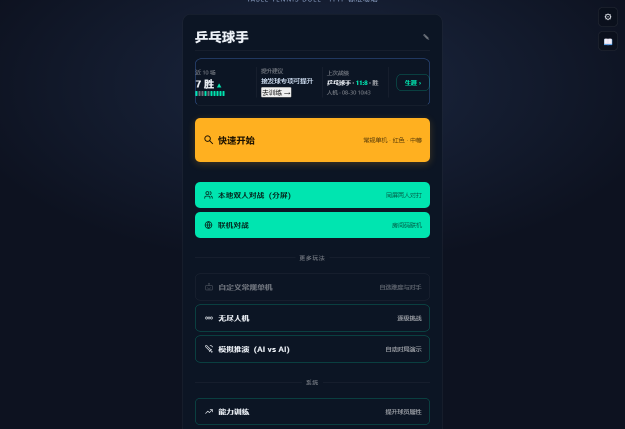
#> input picture tools/shots-ui/app-shell-main.png, 1250 x 858 px (shown at 1/2 size)
$ python measure-ref2.py shots-ui/app-shell-main.png
#> lines starting #> are read from the running program, lines starting #| are printed output that depends on the picture; after the words box and inside, x2 and y2 are one past the last pixel; in counts of white or black regions, pixels touching at a corner belong together
# -*- coding: utf-8 -*-
"""参考图聚焦测量 v2：分区掩膜 + 连通聚类，输出可校验的场景 spec JSON。
用法：python tools/measure-ref2.py <图> [--out docs/ref-arena-spec.json]
"""
import argparse
import json
import sys

import numpy as np
from PIL import Image


def hexof(rgb):
    return "#%02x%02x%02x" % tuple(int(round(max(0, min(255, c)))) for c in rgb)


def runs(mask1d, min_len=1):
    """返回 1D 布尔数组中的 True 游段 [(start, end_exclusive), ...]"""
    out, s = [], None
    for i, v in enumerate(mask1d):
        if v and s is None:
            s = i
        elif not v and s is not None:
            if i - s >= min_len:
                out.append((s, i))
            s = None
    if s is not None and len(mask1d) - s >= min_len:
        out.append((s, len(mask1d)))
    return out


def main():
    ap = argparse.ArgumentParser()
    ap.add_argument("image")
    ap.add_argument("--out", default=None)
    args = ap.parse_args()

    im = Image.open(args.image).convert("RGB")
#> im is the input picture: PIL image 1250x858 RGB; mean R, G, B 24.3, 38.2, 44.3
    W, H = im.size
    a = np.asarray(im).astype(np.float64)
    R, G, B = a[..., 0], a[..., 1], a[..., 2]
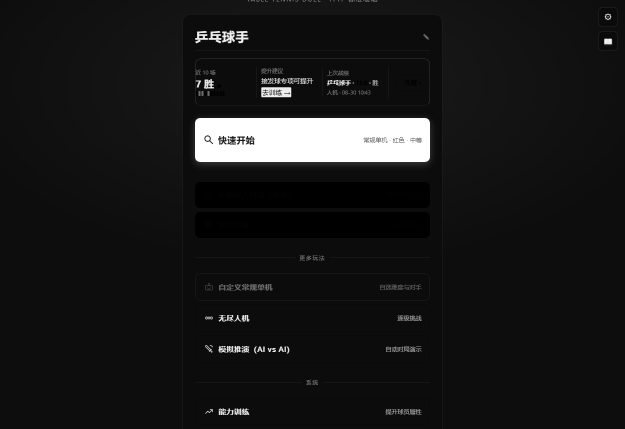
#> R: shape (858, 1250) float64 (shown at 1/2 size); min 0, max 255, mean 24.3
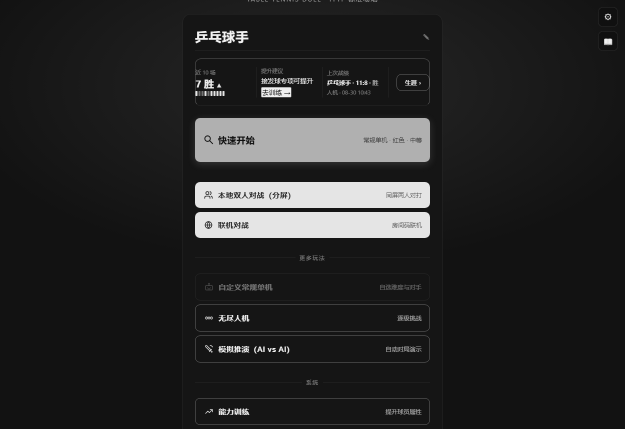
#> G: shape (858, 1250) float64 (shown at 1/2 size); min 0, max 242, mean 38.2
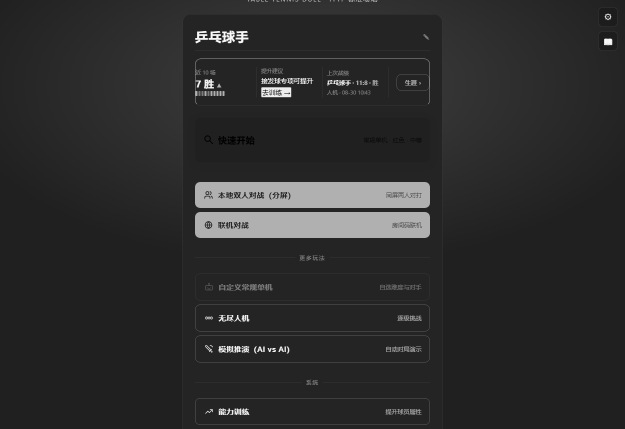
#> B: shape (858, 1250) float64 (shown at 1/2 size); min 0, max 255, mean 44.3
    lum = 0.2126 * R + 0.7152 * G + 0.0722 * B
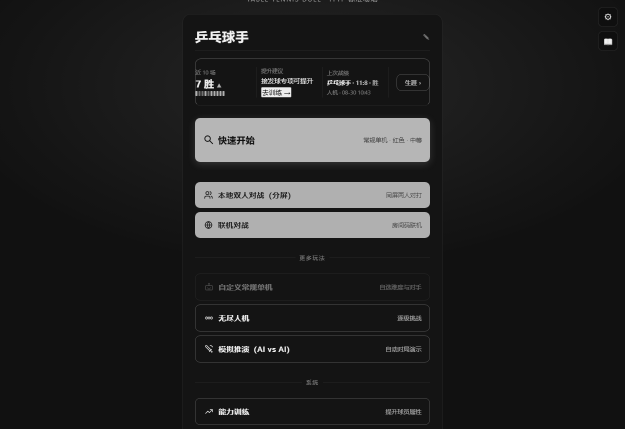
#> lum: shape (858, 1250) float64 (shown at 1/2 size); min 0, max 241.6, mean 35.7
    S = {"image": {"w": W, "h": H, "aspect": round(W / H, 4)}}

    # ============ 1. 球台 ============
    # 台面蓝：饱和且亮（聚光灯下台心 ~ (96,157,250)）
    tbl_blue = (B > 140) & (B - R > 70) & (B - G > 35) & (G > 90)
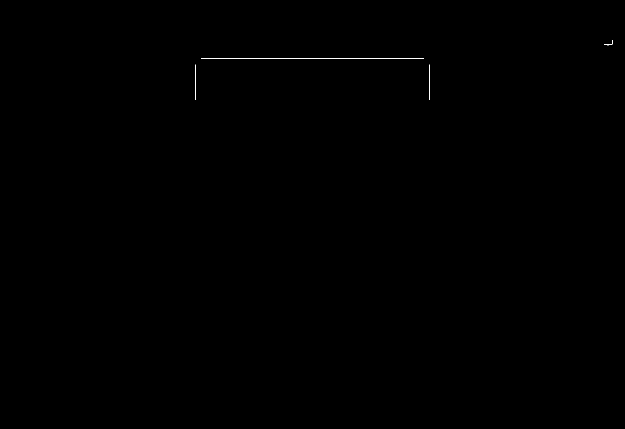
#> tbl_blue: shape (858, 1250) bool (shown at 1/2 size); 0.06% white in thin lines or dots, all inside (x1, y1, x2, y2) = (390, 80, 1225, 200)
    zone = np.zeros_like(tbl_blue)
    zone[int(0.40 * H):int(0.96 * H), int(0.12 * W):int(0.88 * W)] = True
    m = tbl_blue & zone
#> m: shape (858, 1250) bool; every value is 0
    rowrun = []
    for y in range(int(0.40 * H), int(0.96 * H)):
        rr = runs(m[y], min_len=int(0.10 * W))
        if rr:
            best = max(rr, key=lambda t: t[1] - t[0])
            rowrun.append((y, best[0], best[1], best[1] - best[0]))
#> after the loop, rowrun = []
    if rowrun:
        ys = [r[0] for r in rowrun]
        far_y, near_y = min(ys), max(ys)
        # 台宽：取中间三行的 run 均值（避开远近收缩）
        mid = rowrun[len(rowrun) // 2 - 1:len(rowrun) // 2 + 2]
        lx = int(np.mean([r[1] for r in mid]))
        rx = int(np.mean([r[2] for r in mid]))
        core = a[(far_y + near_y) // 2, lx:rx]
        S["table"] = {
            "far_y": round(far_y / H, 4), "near_y": round(near_y / H, 4),
            "left_x": round(lx / W, 4), "right_x": round(rx / W, 4),
            "mid_row_y": round(mid[len(mid) // 2][0] / H, 4),
            "hex_center": hexof(a[int(0.55 * H), int(0.5 * W)]),
            "hex_midband": hexof(core.reshape(-1, 3).mean(0)),
        }

    # ============ 2. 球网（台面上横向白线） ============
    if "table" in S:
        ty0, ty1 = int(S["table"]["far_y"] * H), int(S["table"]["near_y"] * H)
        tx0, tx1 = int(S["table"]["left_x"] * W), int(S["table"]["right_x"] * W)
        white = (R > 170) & (G > 175) & (B > 175)
        cnt = [int(white[y, tx0:tx1].sum()) for y in range(ty0, ty1)]
        if cnt:
            ny = ty0 + int(np.argmax(cnt))
            S["net"] = {"top_y": round(ny / H, 4),
                        "white_px": int(max(cnt)),
                        "left_x": round(tx0 / W, 4), "right_x": round(tx1 / W, 4)}

    # ============ 3. 双方球员 ============
    # 近景红衣：避开左侧观众红（x>0.35），台面以下
    red = (R > 100) & (R - G > 45) & (R - B > 40)
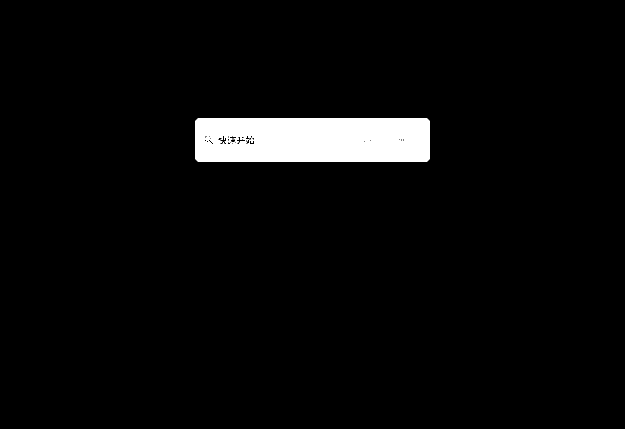
#> red: shape (858, 1250) bool (shown at 1/2 size); 3.8% white; 12 white regions (9 under 20 px), largest, box (x1, y1, x2, y2) and area: (390, 236, 860, 324) 40124, (411, 273, 420, 282) 63, (480, 275, 485, 280) 23
    z = np.zeros_like(red)
    z[int(0.58 * H):, int(0.33 * W):int(0.68 * W)] = True
    mr = red & z
    ys, xs = np.where(mr)
#> ys = empty array; xs = empty array
    if len(ys) > 200:
        S["player_near"] = {
            "head_y": round(ys.min() / H, 4), "foot_y": round(ys.max() / H, 4),
            "cx": round(xs.mean() / W, 4),
            "left_x": round(xs.min() / W, 4), "right_x": round(xs.max() / W, 4),
            "h_frac": round((ys.max() - ys.min()) / H, 4),
            "hex_shirt": hexof(a[int(0.71 * H), int(0.49 * W)]),
        }
    # 远景蓝衣：台面远边之上
    blue = (B > 90) & (B - R > 35) & (B - G > 15)
#> blue: shape (858, 1250) bool; 0.09% white in thin lines or dots, all inside (x1, y1, x2, y2) = (390, 0, 1225, 208)
    z2 = np.zeros_like(blue)
    z2[int(0.34 * H):int(0.47 * H), int(0.38 * W):int(0.62 * W)] = True
    mf = blue & z2
    ys2, xs2 = np.where(mf)
#> ys2 = empty array; xs2 = empty array
    if len(ys2) > 100:
        S["player_far"] = {
            "head_y": round(ys2.min() / H, 4), "foot_y": round(ys2.max() / H, 4),
            "cx": round(xs2.mean() / W, 4),
            "h_frac": round((ys2.max() - ys2.min()) / H, 4),
            "hex_shirt": hexof(a[int(0.42 * H), int(0.50 * W)]),
        }

    # ============ 4. 观众墙 ============
    stickR = (R > 120) & (R - G > 50) & (R - B > 50)
#> stickR: shape (858, 1250) bool; 3.7% white; 16 white regions (12 under 20 px), largest, box (x1, y1, x2, y2) and area: (390, 236, 860, 324) 39950, (411, 273, 420, 282) 62, (822, 278, 830, 281) 24, (480, 275, 485, 280) 23
    stickB = (B > 120) & (B - R > 40) & (B - G > 20)
    band = np.zeros_like(stickR)
    band[:int(0.44 * H)] = True
    mL, mR = stickR & band, stickB & band

    def zone_stat(m):
        ys, xs = np.where(m)
        if len(ys) < 100:
            return None
        return {"y_top": round(ys.min() / H, 4), "y_bot": round(ys.max() / H, 4),
                "x_min": round(xs.min() / W, 4), "x_max": round(xs.max() / W, 4),
                "px": int(m.sum()), "hex_mean": hexof(a[m].mean(0)),
                "hex_core": hexof(a[m][np.argsort(lum[m])[-max(1, len(ys) // 50):]].mean(0))}
    S["crowd_left"] = zone_stat(mL)
    S["crowd_right"] = zone_stat(mR)

    # 红蓝分界：顶部带内按列统计主色
    prof = []
    for yf in (0.08, 0.16, 0.24, 0.32, 0.40):
        y = int(yf * H)
        row_r, row_b = mL[y], mR[y]
        # 左半红命中列、右半蓝命中列
        lc = np.where(row_r[:W // 2])[0]
        rc = np.where(row_b[W // 2:])[0]
        # 找红→蓝翻转列：红命中最后列 vs 蓝命中最前列
        cross = None
        if len(lc) and len(rc):
            cross = round((lc.max() + (rc.min() + W // 2)) / 2 / W, 4)
        prof.append({"y": yf, "red_cols": len(lc), "blue_cols": len(rc), "cross_x": cross})
#> this loop made 5 passes
#> rc on pass 2: [234]
#> after the loop, prof = 5 items
    S["crowd_boundary_profile"] = prof

    # 光棒尺寸：左上 / 右上两块，按 x 间隙聚类
    def stick_size(m, y0f, y1f, x0f, x1f):
#> called with y0f = 0.05, y1f = 0.35, x0f = 0.02, x1f = 0.28
        sub = np.zeros_like(m)
        sub[int(y0f * H):int(y1f * H), int(x0f * W):int(x1f * W)] = True
        mm = m & sub
        ys, xs = np.where(mm)
#> ys = empty array; xs = empty array
        if len(ys) < 100:
            return None
        order = np.argsort(xs)
        xs_s, ys_s = xs[order], ys[order]
        groups, cur = [], [0]
        for i in range(1, len(xs_s)):
            if xs_s[i] - xs_s[i - 1] > 10:
                groups.append(cur)
                cur = []
            cur.append(i)
        groups.append(cur)
        lens, wids = [], []
        for g in groups:
            if len(g) >= 10:
                lens.append(ys_s[g].max() - ys_s[g].min())
                wids.append(xs_s[g].max() - xs_s[g].min())
        if not lens:
            return None
        return {"n": len(lens),
                "len_px_med": float(np.median(lens)), "len_px_p90": float(np.percentile(lens, 90)),
                "wid_px_med": float(np.median(wids)),
                "aspect": round(float(np.median(lens)) / max(1.0, float(np.median(wids))), 2)}
    S["stick_left"] = stick_size(mL, 0.05, 0.35, 0.02, 0.28)
    S["stick_right"] = stick_size(mR, 0.05, 0.35, 0.72, 0.98)
#> call 2 of stick_size, with y0f = 0.05, y1f = 0.35, x0f = 0.72, x1f = 0.98
#> in stick_size (call 2), `mm = m & sub`:
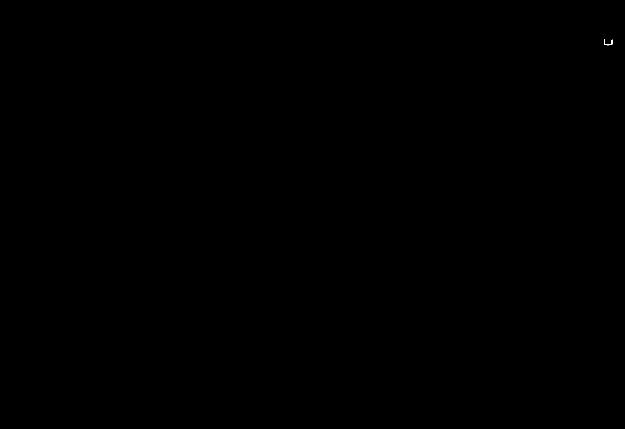
#> mm: shape (858, 1250) bool (shown at 1/2 size); 0.01% white in thin lines or dots, all inside (x1, y1, x2, y2) = (1208, 78, 1225, 91)
#> in stick_size (call 2), `ys, xs = np.where(mm)`: ys = 62 values from 78 to 90; xs = 62 values, max 1224 at index 2, min 1208 at index 0, mean 1216.6

    # ============ 5. 聚光灯锥 ============
    # 中心列亮度 + 锥体半宽（相对背景的增量）
    cone = []
    for yf in (0.03, 0.10, 0.18, 0.26, 0.34, 0.40, 0.44):
        y = int(yf * H)
        row = lum[y]
        bg = np.median(row)
        cols = np.where(row > bg + 18)[0]
        if len(cols) > 4:
            cone.append({"y": yf, "x0": round(cols.min() / W, 4), "x1": round(cols.max() / W, 4),
                         "cx": round(cols.mean() / W, 4), "half_w": round((cols.max() - cols.min()) / 2 / W, 4)})
        else:
            cone.append({"y": yf, "x0": None, "x1": None})
#> this loop made 7 passes
#> bg on passes 2, 4, 5, 7: 21.92, 21.88, 26.67, 22.95
#> after the loop, cone = 7 items
    S["spotlight_profile"] = cone
    # 台上亮池（table zone 内的亮度）
    if "table" in S:
        pool = lum[int(0.50 * H):int(0.62 * H), int(0.35 * W):int(0.65 * W)]
        S["table_pool_lum"] = round(float(pool.mean()), 1)

    # ============ 6. 地板与全局 ============
    S["floor"] = {
        "y_top_est": 0.86,
        "hex_center": hexof(a[int(0.97 * H), W // 2]),
        "hex_left": hexof(a[int(0.90 * H), int(0.06 * W)]),
        "hex_right": hexof(a[int(0.90 * H), int(0.94 * W)]),
    }
    S["background"] = {
        "hex_top_center": hexof(a[int(0.02 * H), W // 2]),
        "hex_top_left": hexof(a[int(0.02 * H), int(0.02 * W)]),
        "hex_top_right": hexof(a[int(0.02 * H), int(0.98 * W)]),
    }
    # 主色板（降采样 k-means）
    small = np.asarray(im.resize((192, 120))).astype(np.float64).reshape(-1, 3)
    rng = np.random.default_rng(7)
    cent = small[rng.choice(len(small), 10, replace=False)].copy()
#> cent = [[13, 18, 32], [13, 22, 37], [13, 18, 32], [13, 18, 32], [12, 21, 36], [15, 21, 36], [12, 21, 36], [12, 21, 36], [15, 21, 37], [13, 18, 32]]
    for _ in range(30):
        d = ((small[:, None, :] - cent[None, :, :]) ** 2).sum(-1)
        lab = d.argmin(1)
        for j in range(10):
            mm = lab == j
            if mm.any():
                cent[j] = small[mm].mean(0)
#> after the loop, cent = [[9.5, 15.4, 31.17], [0.705, 213.7, 165.3], [18.38, 27.67, 45.09], [5.84, 12.96, 26.6], [13.55, 21.63, 36.84], [249.9, 173.2, 31.55], [89.51, 85.89, 76.53], [27.75, 55.97, 62.8], [156, 161.2, 169.5], [12.97, 18.1, 32.21]]
    d = ((small[:, None, :] - cent[None, :, :]) ** 2).sum(-1)
    lab = d.argmin(1)
    pal = sorted(((int((lab == j).sum()), cent[j]) for j in range(10)), key=lambda t: -t[0])
#> pal = 10 items, first 6: (7922, [13.55, 21.63, 36.84]), (7451, [12.97, 18.1, 32.21]), (4708, [18.38, 27.67, 45.09]), (1064, [0.705, 213.7, 165.3]), (843, [249.9, 173.2, 31.55]), (454, [27.75, 55.97, 62.8])
    S["palette"] = [{"hex": hexof(c), "frac": round(n / len(small), 4)} for n, c in pal]

    txt = json.dumps(S, ensure_ascii=False, indent=2)
    print(txt)
#> (printed output is left out)
    if args.out:
        with open(args.out, "w", encoding="utf-8") as f:
            f.write(txt + "\n")
        print("written:", args.out, file=sys.stderr)


if __name__ == "__main__":
    main()

$ run again, on tools/shots-ui/shell-2-training.png
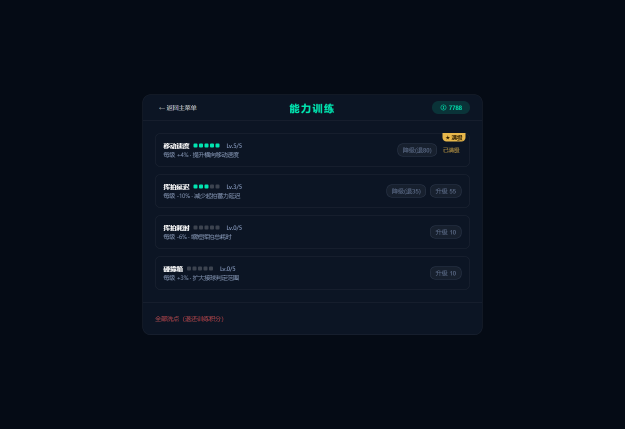
#> input picture tools/shots-ui/shell-2-training.png, 1250 x 858 px (shown at 1/2 size)
#> in main, im is the input picture: PIL image 1250x858 RGB; mean R, G, B 8.4, 15.5, 26.9
#> tbl_blue: shape (858, 1250) bool; 0.01% white in thin lines or dots, all inside (x1, y1, x2, y2) = (318, 210, 391, 221)
#> m: shape (858, 1250) bool; every value is 0
#> after the loop in main, `for y in range(int(0.40 * H), int(0.96 * H)):`: rowrun = []
#> red: shape (858, 1250) bool; 0.1% white; 38 white regions (28 under 20 px), largest, box (x1, y1, x2, y2) and area: (885, 266, 931, 283) 504, (407, 632, 430, 643) 120, (311, 632, 334, 643) 93
#> mr: shape (858, 1250) bool; 0.01% white in thin lines or dots, all inside (x1, y1, x2, y2) = (412, 632, 447, 644)
#> in main, `ys, xs = np.where(mr)`: ys = 152 values from 632 to 643; xs = 152 values, max 446 at index 61, min 412 at index 12, mean 426.7
#> in main, `blue = (B > 90) & (B - R > 35) & (B - G > 15)`:
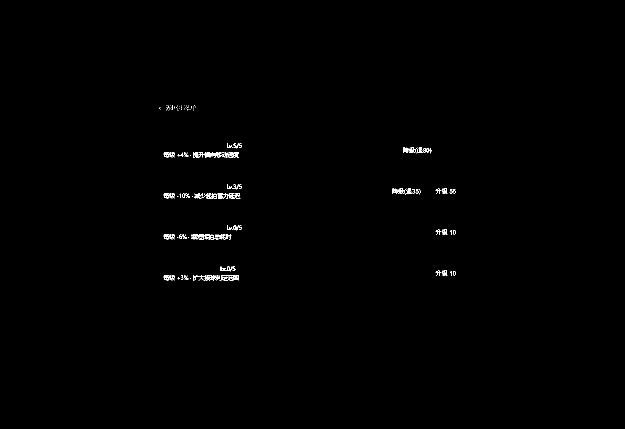
#> blue: shape (858, 1250) bool (shown at 1/2 size); 0.36% white in thin lines or dots, all inside (x1, y1, x2, y2) = (318, 210, 912, 561)
#> mf: shape (858, 1250) bool; 0.01% white in thin lines or dots, all inside (x1, y1, x2, y2) = (475, 291, 484, 397)
#> ys2 = 87 values from 291 to 396; xs2 = 87 values, max 483 at index 5, min 475 at index 0, mean 478.3
#> stickR: shape (858, 1250) bool; 0.04% white in thin lines or dots, all inside (x1, y1, x2, y2) = (311, 632, 446, 644)
#> in main, `stickB = (B > 120) & (B - R > 40) & (B - G > 20)`:
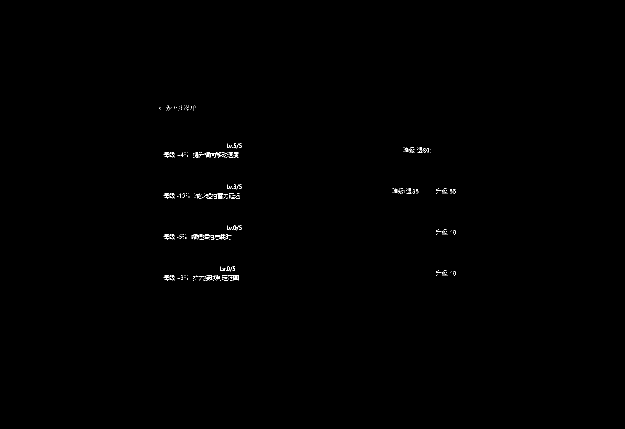
#> stickB: shape (858, 1250) bool (shown at 1/2 size); 0.22% white in thin lines or dots, all inside (x1, y1, x2, y2) = (318, 210, 911, 561)
#> mR: shape (858, 1250) bool; 0.07% white in thin lines or dots, all inside (x1, y1, x2, y2) = (318, 210, 862, 377)
#> in zone_stat, `ys, xs = np.where(m)`: ys = empty array
#> after the loop in main, `for yf in (0.08, 0.16, 0.24, 0.32, 0.40):`: prof = 5 items
#> in stick_size, `ys, xs = np.where(mm)`: ys = empty array
#> the loop in main, `for yf in (0.03, 0.10, 0.18, 0.26, 0.34, 0.40, 0.44):` made 7 passes
#> bg on passes 1, 2, 3, 4, 5, 7: 10.45, 10.45, 10.45, 20.17, 20.17, 20.17
#> after the loop in main, `for yf in (0.03, 0.10, 0.18, 0.26, 0.34, 0.40, 0.44):`: cone = 7 items
#> in main, `cent = small[rng.choice(len(small), 10, replace=False)].copy()`: cent = [[5, 11, 21], [5, 11, 21], [5, 11, 21], [5, 11, 21], [15, 23, 38], [5, 11, 21], [5, 11, 21], [5, 11, 21], [5, 11, 21], [5, 11, 21]]
#> after the loop in main, `for _ in range(30):`: cent = [[42.35, 69.79, 79.09], [5, 11, 20], [13.38, 22.42, 37.3], [11.13, 19.5, 34.12], [140.7, 139.6, 128], [8.64, 15.04, 27.53], [6.25, 12.25, 22.62], [5, 11, 21], [5, 11, 21], [5, 11, 21]]
#> pal = [(15604, [5, 11, 21]), (6015, [13.38, 22.42, 37.3]), (592, [11.13, 19.5, 34.12]), (367, [42.35, 69.79, 79.09]), (232, [5, 11, 20]), (152, [8.64, 15.04, 27.53]), (70, [140.7, 139.6, 128]), (8, [6.25, 12.25, 22.62]), (0, [5, 11, 21]), (0, [5, 11, 21])]
#> (printed output is left out)
